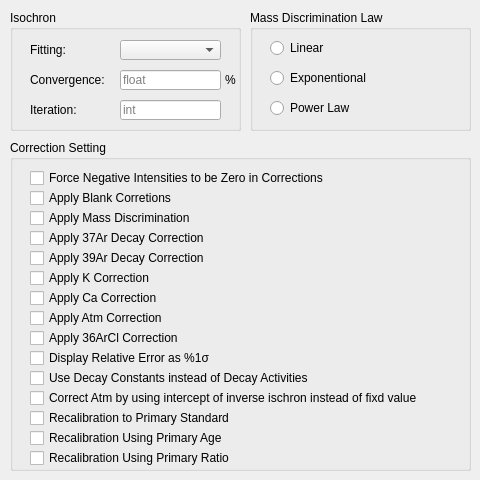
   <widget class="QWidget" name="tab_3">
    <attribute name="title">
     <string>Others</string>
    </attribute>
    <widget class="QGroupBox" name="groupBox_5">
     <property name="geometry">
      <rect>
       <x>10</x>
       <y>10</y>
       <width>231</width>
       <height>121</height>
      </rect>
     </property>
     <property name="title">
      <string>Isochron</string>
     </property>
     <property name="flat">
      <bool>false</bool>
     </property>
     <property name="checkable">
      <bool>false</bool>
     </property>
     <widget class="QComboBox" name="comboBox_1">
      <property name="geometry">
       <rect>
        <x>110</x>
        <y>30</y>
        <width>101</width>
        <height>20</height>
       </rect>
      </property>
     </widget>
     <widget class="QLabel" name="label_13">
      <property name="geometry">
       <rect>
        <x>20</x>
        <y>30</y>
        <width>81</width>
        <height>20</height>
       </rect>
      </property>
      <property name="text">
       <string>&lt;html&gt;&lt;head/&gt;&lt;body&gt;&lt;p&gt;Fitting:&lt;/p&gt;&lt;/body&gt;&lt;/html&gt;</string>
      </property>
     </widget>
     <widget class="QLineEdit" name="lineEdit_51">
      <property name="geometry">
       <rect>
        <x>110</x>
        <y>60</y>
        <width>101</width>
        <height>20</height>
       </rect>
      </property>
      <property name="placeholderText">
       <string>float</string>
      </property>
     </widget>
     <widget class="QLabel" name="label_3">
      <property name="geometry">
       <rect>
        <x>20</x>
        <y>60</y>
        <width>81</width>
        <height>20</height>
       </rect>
      </property>
      <property name="text">
       <string>&lt;html&gt;&lt;head/&gt;&lt;body&gt;&lt;p&gt;Convergence:&lt;/p&gt;&lt;/body&gt;&lt;/html&gt;</string>
      </property>
     </widget>
     <widget class="QLabel" name="label_11">
      <property name="geometry">
       <rect>
        <x>210</x>
        <y>60</y>
        <width>21</width>
        <height>20</height>
       </rect>
      </property>
      <property name="text">
       <string>&lt;html&gt;&lt;head/&gt;&lt;body&gt;&lt;p&gt;%&lt;/p&gt;&lt;/body&gt;&lt;/html&gt;</string>
      </property>
      <property name="alignment">
       <set>Qt::AlignCenter</set>
      </property>
     </widget>
     <widget class="QLineEdit" name="lineEdit_52">
      <property name="geometry">
       <rect>
        <x>110</x>
        <y>90</y>
        <width>101</width>
        <height>20</height>
       </rect>
      </property>
      <property name="placeholderText">
       <string>int</string>
      </property>
     </widget>
     <widget class="QLabel" name="label_7">
      <property name="geometry">
       <rect>
        <x>20</x>
        <y>90</y>
        <width>81</width>
        <height>20</height>
       </rect>
      </property>
      <property name="text">
       <string>&lt;html&gt;&lt;head/&gt;&lt;body&gt;&lt;p&gt;Iteration:&lt;/p&gt;&lt;/body&gt;&lt;/html&gt;</string>
      </property>
     </widget>
    </widget>
    <widget class="QGroupBox" name="groupBox_6">
     <property name="geometry">
      <rect>
       <x>250</x>
       <y>10</y>
       <width>221</width>
       <height>121</height>
      </rect>
     </property>
     <property name="title">
      <string>Mass Discrimination Law</string>
     </property>
     <property name="flat">
      <bool>false</bool>
     </property>
     <property name="checkable">
      <bool>false</bool>
     </property>
     <widget class="QRadioButton" name="radioButton">
      <property name="geometry">
       <rect>
        <x>20</x>
        <y>30</y>
        <width>151</width>
        <height>16</height>
       </rect>
      </property>
      <property name="text">
       <string>Linear</string>
      </property>
     </widget>
     <widget class="QRadioButton" name="radioButton_2">
      <property name="geometry">
       <rect>
        <x>20</x>
        <y>60</y>
        <width>151</width>
        <height>16</height>
       </rect>
      </property>
      <property name="text">
       <string>Exponentional</string>
      </property>
     </widget>
     <widget class="QRadioButton" name="radioButton_3">
      <property name="geometry">
       <rect>
        <x>20</x>
        <y>90</y>
        <width>141</width>
        <height>16</height>
       </rect>
      </property>
      <property name="text">
       <string>Power Law</string>
      </property>
     </widget>
    </widget>
    <widget class="QGroupBox" name="groupBox_7">
     <property name="geometry">
      <rect>
       <x>10</x>
       <y>140</y>
       <width>461</width>
       <height>331</height>
      </rect>
     </property>
     <property name="title">
      <string>Correction Setting</string>
     </property>
     <property name="flat">
      <bool>false</bool>
     </property>
     <property name="checkable">
      <bool>false</bool>
     </property>
     <widget class="QCheckBox" name="checkBox">
      <property name="geometry">
       <rect>
        <x>20</x>
        <y>30</y>
        <width>431</width>
        <height>16</height>
       </rect>
      </property>
      <property name="font">
       <font>
        <family>Microsoft YaHei UI</family>
        <weight>50</weight>
        <italic>false</italic>
        <bold>false</bold>
        <underline>false</underline>
        <kerning>true</kerning>
       </font>
      </property>
      <property name="text">
       <string>Force Negative Intensities to be Zero in Corrections</string>
      </property>
     </widget>
     <widget class="QCheckBox" name="checkBox_4">
      <property name="geometry">
       <rect>
        <x>20</x>
        <y>90</y>
        <width>431</width>
        <height>16</height>
       </rect>
      </property>
      <property name="text">
       <string>Apply 37Ar Decay Correction</string>
      </property>
     </widget>
     <widget class="QCheckBox" name="checkBox_5">
      <property name="geometry">
       <rect>
        <x>20</x>
        <y>110</y>
        <width>431</width>
        <height>16</height>
       </rect>
      </property>
      <property name="text">
       <string>Apply 39Ar Decay Correction</string>
      </property>
     </widget>
     <widget class="QCheckBox" name="checkBox_6">
      <property name="geometry">
       <rect>
        <x>20</x>
        <y>130</y>
        <width>431</width>
        <height>16</height>
       </rect>
      </property>
      <property name="text">
       <string>Apply K Correction</string>
      </property>
     </widget>
     <widget class="QCheckBox" name="checkBox_7">
      <property name="geometry">
       <rect>
        <x>20</x>
        <y>150</y>
        <width>431</width>
        <height>16</height>
       </rect>
      </property>
      <property name="text">
       <string>Apply Ca Correction</string>
      </property>
     </widget>
     <widget class="QCheckBox" name="checkBox_2">
      <property name="geometry">
       <rect>
        <x>20</x>
        <y>50</y>
        <width>431</width>
        <height>16</height>
       </rect>
      </property>
      <property name="text">
       <string>Apply Blank Corretions</string>
      </property>
     </widget>
     <widget class="QCheckBox" name="checkBox_10">
      <property name="geometry">
       <rect>
        <x>20</x>
        <y>210</y>
        <width>431</width>
        <height>16</height>
       </rect>
      </property>
      <property name="text">
       <string>Display Relative Error as %1σ</string>
      </property>
     </widget>
     <widget class="QCheckBox" name="checkBox_11">
      <property name="geometry">
       <rect>
        <x>20</x>
        <y>230</y>
        <width>431</width>
        <height>16</height>
       </rect>
      </property>
      <property name="text">
       <string>Use Decay Constants instead of Decay Activities</string>
      </property>
     </widget>
     <widget class="QCheckBox" name="checkBox_8">
      <property name="geometry">
       <rect>
        <x>20</x>
        <y>170</y>
        <width>431</width>
        <height>16</height>
       </rect>
      </property>
      <property name="text">
       <string>Apply Atm Correction</string>
      </property>
     </widget>
     <widget class="QCheckBox" name="checkBox_9">
      <property name="geometry">
       <rect>
        <x>20</x>
        <y>190</y>
        <width>431</width>
        <height>16</height>
       </rect>
      </property>
      <property name="text">
       <string>Apply 36ArCl Correction</string>
      </property>
     </widget>
     <widget class="QCheckBox" name="checkBox_3">
      <property name="geometry">
       <rect>
        <x>20</x>
        <y>70</y>
        <width>431</width>
        <height>16</height>
       </rect>
      </property>
      <property name="text">
       <string>Apply Mass Discrimination</string>
      </property>
     </widget>
     <widget class="QCheckBox" name="checkBox_12">
      <property name="geometry">
       <rect>
        <x>20</x>
        <y>250</y>
        <width>431</width>
        <height>16</height>
       </rect>
      </property>
      <property name="text">
       <string>Correct Atm by using intercept of inverse ischron instead of fixd value</string>
      </property>
     </widget>
     <widget class="QCheckBox" name="checkBox_13">
      <property name="geometry">
       <rect>
        <x>20</x>
        <y>270</y>
        <width>431</width>
        <height>16</height>
       </rect>
      </property>
      <property name="text">
       <string>Recalibration to Primary Standard</string>
      </property>
     </widget>
     <widget class="QCheckBox" name="checkBox_14">
      <property name="geometry">
       <rect>
        <x>20</x>
        <y>290</y>
        <width>431</width>
        <height>16</height>
       </rect>
      </property>
      <property name="text">
       <string>Recalibration Using Primary Age</string>
      </property>
     </widget>
     <widget class="QCheckBox" name="checkBox_15">
      <property name="geometry">
       <rect>
        <x>20</x>
        <y>310</y>
        <width>431</width>
        <height>16</height>
       </rect>
      </property>
      <property name="text">
       <string>Recalibration Using Primary Ratio</string>
      </property>
     </widget>
    </widget>
   </widget>
